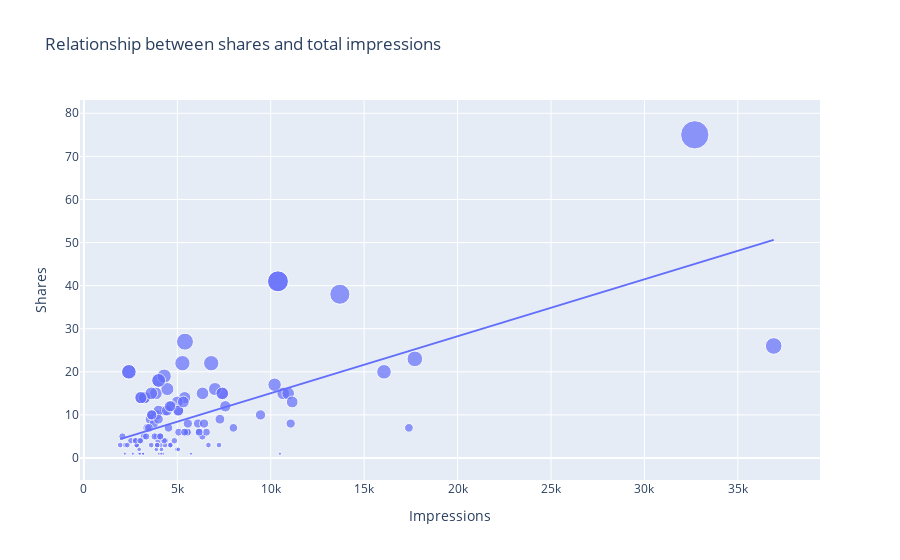

The cell this chart's notebook holds for it:
### Markdown cell above
Görünüşe göre bir gönderiye aldığımız yorum sayısı, gönderinin erişimini etkilemiyor. Şimdi paylaşım sayısı ile gösterim sayısı arasındaki ilişkiye bakalım:

### Code cell
figure = px.scatter(data_frame=data, x="Impressions", y="Shares", size="Shares", trendline="ols",
                    title="Relationship between shares and total impressions")

figure.show()
